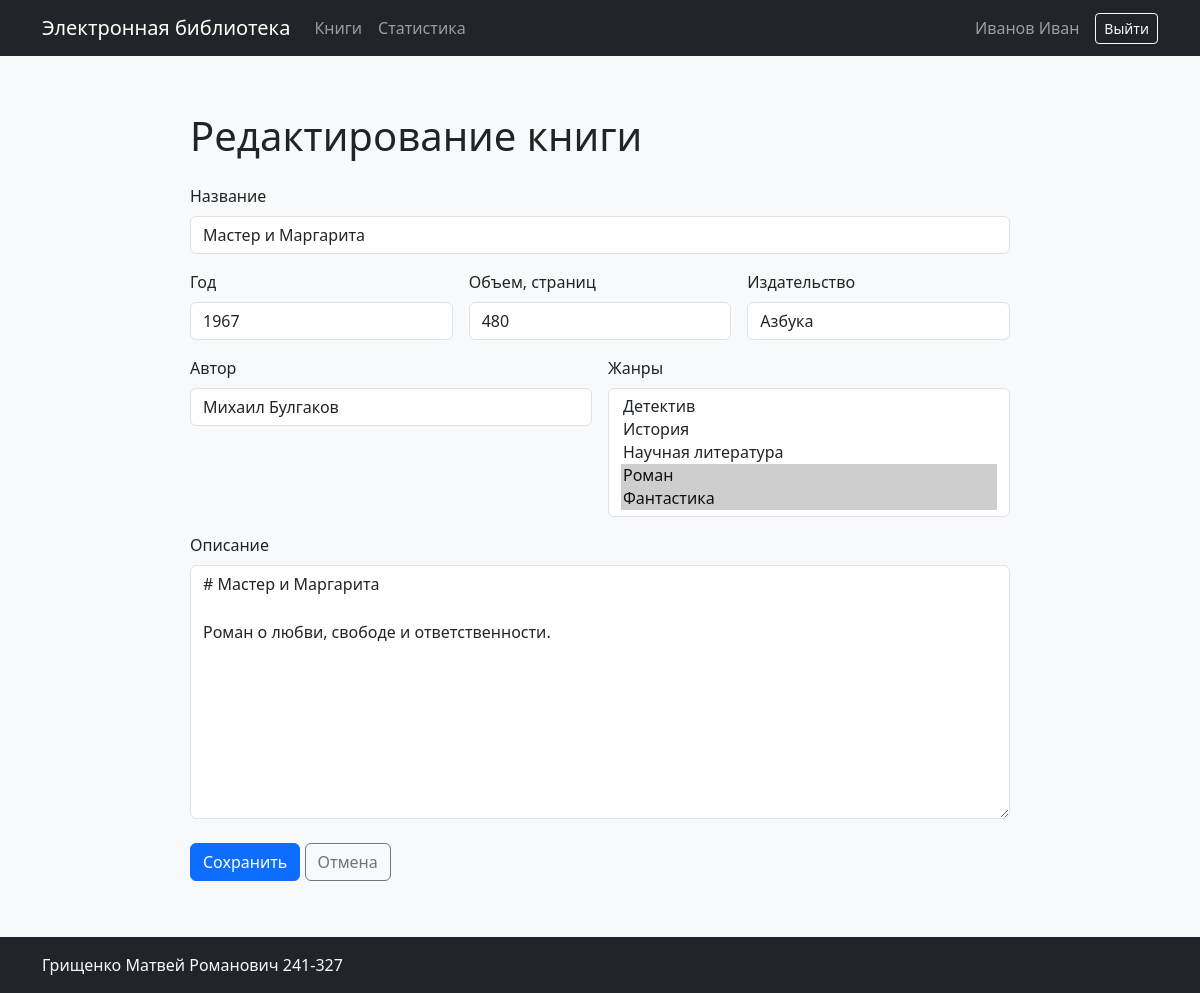
The app's page /books/1/edit (signed in) with its own data.
### app/models.py (models this page shows, shortened)
class User(db.Model, UserMixin):
    __tablename__ = "users"
    id: Mapped[int] = mapped_column(primary_key=True)
    login: Mapped[str] = mapped_column(db.String(100), unique=True, nullable=False)
    password_hash: Mapped[str] = mapped_column(db.String(255), nullable=False)
    last_name: Mapped[str] = mapped_column(db.String(100), nullable=False)
    first_name: Mapped[str] = mapped_column(db.String(100), nullable=False)
    middle_name: Mapped[str | None] = mapped_column(db.String(100))
    role_id: Mapped[int] = mapped_column(
        db.ForeignKey("roles.id"), nullable=False
    )
    role: Mapped[Role] = relationship(back_populates="users")
    reviews: Mapped[list["Review"]] = relationship(
        back_populates="user", cascade="all, delete-orphan"
    )
    views: Mapped[list["BookView"]] = relationship(back_populates="user")
    @property
    def full_name(self):
        return " ".join(
            part for part in (self.last_name, self.first_name, self.middle_name) if part
        )
    @property
    def role_name(self):
        return self.role.name

class Book(db.Model):
    __tablename__ = "books"
    id: Mapped[int] = mapped_column(primary_key=True)
    title: Mapped[str] = mapped_column(db.String(255), nullable=False)
    short_description: Mapped[str] = mapped_column(db.Text, nullable=False)
    year: Mapped[int] = mapped_column(nullable=False)
    publisher: Mapped[str] = mapped_column(db.String(255), nullable=False)
    author: Mapped[str] = mapped_column(db.String(255), nullable=False)
    pages: Mapped[int] = mapped_column(nullable=False)
    created_at: Mapped[datetime] = mapped_column(default=datetime.utcnow)
    genres: Mapped[list[Genre]] = relationship(secondary=book_genres, lazy="selectin")
    cover: Mapped["Cover"] = relationship(
        back_populates="book",
        cascade="all, delete-orphan",
        uselist=False,
        passive_deletes=True,
    )
    reviews: Mapped[list["Review"]] = relationship(
        back_populates="book",
        cascade="all, delete-orphan",
        passive_deletes=True,
    )
    views: Mapped[list["BookView"]] = relationship(
        back_populates="book",
        cascade="all, delete-orphan",
        passive_deletes=True,
    )

### app/books.py (the view, shortened to what this page needs)
@bp.route("/books/<int:book_id>/edit", methods=["GET", "POST"])
@rights_required("edit_book")
def edit(book_id):
    book = db.get_or_404(Book, book_id)
    errors = {}
    genres = db.session.scalars(db.select(Genre).order_by(Genre.name)).all()
    selected = (
        request.form.getlist("genre_ids")
        if request.method == "POST"
        else [str(genre.id) for genre in book.genres]
    )
    return render_template(
        "books/form.html",
        title="Редактирование книги",
        data=book_form_data(book),
        genres=genres,
        selected_genres=selected,
        errors=errors,
        create=False,
        book=book,
    )

### app/__init__.py (called while the page is built)
@login_manager.user_loader
def load_user(user_id):
    return db.session.get(User, int(user_id))

### app/books.py (called while the page is built)
def book_form_data(book=None):
    if request.method == "POST":
        return request.form
    if not book:
        return {}
    return {
        "title": book.title,
        "short_description": book.short_description,
        "year": book.year,
        "publisher": book.publisher,
        "author": book.author,
        "pages": book.pages,
    }

### app/rights.py (called while the page is built)
def can(action):
    return (
        current_user.is_authenticated
        and action in RIGHTS.get(current_user.role_name, set())
    )

def rights_required(action):
    def decorator(view):
        @wraps(view)
        def wrapped(*args, **kwargs):
            if not current_user.is_authenticated:
                flash(
                    "Для выполнения данного действия необходимо пройти процедуру аутентификации",
                    "warning",
                )
                return redirect(url_for("auth.login", next=request.url))
            if not can(action):
                flash(
                    "У вас недостаточно прав для выполнения данного действия",
                    "danger",
                )
                return redirect(url_for("books.index"))
            return view(*args, **kwargs)
        return wrapped
    return decorator

### app/templates/books/form.html (shortened to what this page needs)
{% extends 'base.html' %}
{% from 'books/_form.html' import book_form %}
{% block content %}
<div class="form-panel">
  <h1 class="mb-4">{{ title }}</h1>
  <form method="post" enctype="multipart/form-data">
    {{ book_form(data, genres, selected_genres, errors, create) }}
  </form>
</div>
{% endblock %}

### app/templates/base.html (shortened to what this page needs)
<!doctype html>
<html lang="ru">
  <head>
    <link href="https://cdn.jsdelivr.net/npm/bootstrap@5.3.3/dist/css/bootstrap.min.css" rel="stylesheet">
    <link href="https://cdn.jsdelivr.net/npm/easymde/dist/easymde.min.css" rel="stylesheet">
    <link rel="stylesheet" href="{{ url_for('static', filename='styles.css') }}">
  </head>
  <body class="d-flex flex-column min-vh-100">
    <nav class="navbar navbar-expand-lg navbar-dark bg-dark">
      <div class="container">
        <a class="navbar-brand" href="{{ url_for('books.index') }}">Электронная библиотека</a>
        <div class="collapse navbar-collapse" id="navbar">
          <div class="navbar-nav me-auto">
            <a class="nav-link" href="{{ url_for('books.index') }}">Книги</a>
            {% if can('statistics') %}
              <a class="nav-link" href="{{ url_for('stats.index') }}">Статистика</a>
            {% endif %}
          </div>
          <div class="navbar-nav align-items-lg-center">
            {% if current_user.is_authenticated %}
              <span class="navbar-text me-lg-3">{{ current_user.full_name }}</span>
              <a class="btn btn-outline-light btn-sm" href="{{ url_for('auth.logout') }}">Выйти</a>
            {% else %}
              <a class="btn btn-outline-light btn-sm" href="{{ url_for('auth.login') }}">Войти</a>
            {% endif %}
          </div>
        </div>
      </div>
    </nav>
    <main class="container py-4 flex-grow-1">
      {% block content %}{% endblock %}
    </main>
    <footer class="bg-dark text-light py-3">
      <div class="container">Грищенко Матвей Романович 241-327</div>
    </footer>
  </body>
</html>

### app/templates/books/_form.html (shortened to what this page needs)
{% macro book_form(data, genres, selected_genres, errors, create) %}
  <div class="row g-3">
    <div class="col-12">
      <label class="form-label" for="title">Название</label>
      <input class="form-control {% if errors.get('title') %}is-invalid{% endif %}" id="title" name="title" value="{{ data.get('title', '') }}" required>
    </div>
    <div class="col-md-4">
      <label class="form-label" for="year">Год</label>
      <input class="form-control {% if errors.get('year') %}is-invalid{% endif %}" id="year" name="year" type="number" value="{{ data.get('year', '') }}" required>
    </div>
    <div class="col-md-4">
      <label class="form-label" for="pages">Объем, страниц</label>
      <input class="form-control {% if errors.get('pages') %}is-invalid{% endif %}" id="pages" name="pages" type="number" value="{{ data.get('pages', '') }}" required>
    </div>
    <div class="col-md-4">
      <label class="form-label" for="publisher">Издательство</label>
      <input class="form-control {% if errors.get('publisher') %}is-invalid{% endif %}" id="publisher" name="publisher" value="{{ data.get('publisher', '') }}" required>
    </div>
    <div class="col-md-6">
      <label class="form-label" for="author">Автор</label>
      <input class="form-control {% if errors.get('author') %}is-invalid{% endif %}" id="author" name="author" value="{{ data.get('author', '') }}" required>
    </div>
    <div class="col-md-6">
      <label class="form-label" for="genre_ids">Жанры</label>
      <select class="form-select {% if errors.get('genre_ids') %}is-invalid{% endif %}" id="genre_ids" name="genre_ids" multiple size="5">
        {% for genre in genres %}
          <option value="{{ genre.id }}" {% if genre.id|string in selected_genres %}selected{% endif %}>{{ genre.name }}</option>
        {% endfor %}
      </select>
    </div>
    <div class="col-12">
      <label class="form-label" for="short_description">Описание</label>
      <textarea class="form-control markdown-editor {% if errors.get('short_description') %}is-invalid{% endif %}" id="short_description" name="short_description" rows="10">{{ data.get('short_description', '') }}</textarea>
    </div>
  </div>
  <div class="mt-4">
    <button class="btn btn-primary" type="submit">Сохранить</button>
    <a class="btn btn-outline-secondary" href="{{ url_for('books.index') }}">Отмена</a>
  </div>
{% endmacro %}

### app/static/styles.css (style rules this page uses)
body { background: #f8f9fa; color: #202428; }
.auth-panel, .form-panel { max-width: 820px; margin: 2rem auto; }

### records on screen
User: full_name "Иванов Иван"
Book: title "Мастер и Маргарита", year "1967", pages "480", publisher "Азбука", author "Михаил Булгаков", short_description "# Мастер и Маргарита Роман о любви, свободе и ответственности."

### other values on screen
{{ title }} "Редактирование книги"
form field genre_ids "Детектив / История / Научная литература / Роман ☑ / Фантастика ☑"
